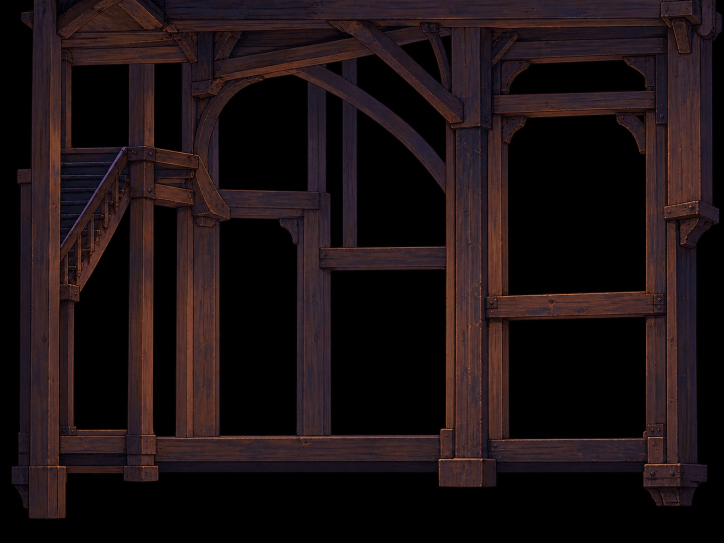
#> input picture ArtSource/Lobby/KakaoTalk_Photo_2026-10-02-14-35-49 002.jpeg, 1448 x 1086 px (shown at 1/2 size)
$ python -i key_black.py   (imports and definitions only)
#> lines starting #> are read from the running program, lines starting #| are printed output that depends on the picture; after the words box and inside, x2 and y2 are one past the last pixel; in counts of white or black regions, pixels touching at a corner belong together
"""검은 배경 이미지를 투명 PNG로 바꾼다(이미지 생성기·카카오톡 JPEG용).

사용: python3 Tools/Art/key_black.py <입력 파일 또는 폴더> <출력 폴더> [원본파일명=새이름 ...] [--solid=새이름,새이름]
  --solid: 인물·가구처럼 속이 꽉 찬 물체. 막힌 빈 곳을 크기와 상관없이 모두 불투명으로 메운다.
           (지정하지 않은 파일은 창문 구멍처럼 큰 빈 곳을 투명하게 남긴다.)
필요: pip install pillow numpy scipy

방식: 밝기(RGB 최댓값)가 CORE 이상인 부분을 몸통으로 보고 안쪽 구멍을 메운 뒤 불투명 처리하고,
그보다 어두운 가장자리는 검은 배경에서 '빛이 섞인 정도'만큼 반투명으로 되돌린다(빛 번짐 보존).
JPEG 압축 때문에 생긴 검정 근처 잡티(밝기 < NOISE)는 지운다.
"""
import sys, os, glob
import numpy as np
from PIL import Image
from scipy import ndimage as ndi

CORE = 40.0
NOISE = 10.0
MAX_HOLE = 400  # 이 픽셀 수 이하의 막힌 틈만 불투명으로 메운다


def key_black(path, solid=False):
#> called with solid = False
    rgb = np.asarray(Image.open(path).convert('RGB')).astype(np.float32)
    m = rgb.max(axis=2)
    core = m > CORE
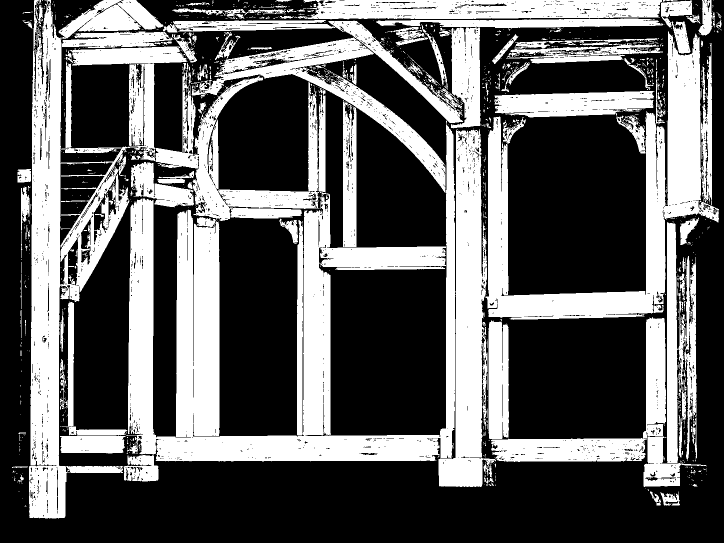
#> core: shape (1086, 1448) bool (shown at 1/2 size); 36.8% white; 1279 white regions (1128 under 20 px), largest, box (x1, y1, x2, y2) and area: (253, 126, 910, 923) 167857, (58, 0, 375, 1037) 89593, (971, 63, 1438, 640) 64520
    core = ndi.binary_closing(core, iterations=2)
#> core: shape (1086, 1448) bool; 40.1% white; 316 white regions (272 under 20 px), largest, box (x1, y1, x2, y2) and area: (24, 2, 1438, 1037) 622964, (1397, 2, 1443, 71) 1689, (1360, 435, 1398, 491) 1044
    # 몸통 안의 작은 어두운 틈만 메운다. 창문·나침반 안쪽처럼 큰 빈 곳은 투명하게 남긴다.
    holes = ndi.binary_fill_holes(core) & ~core
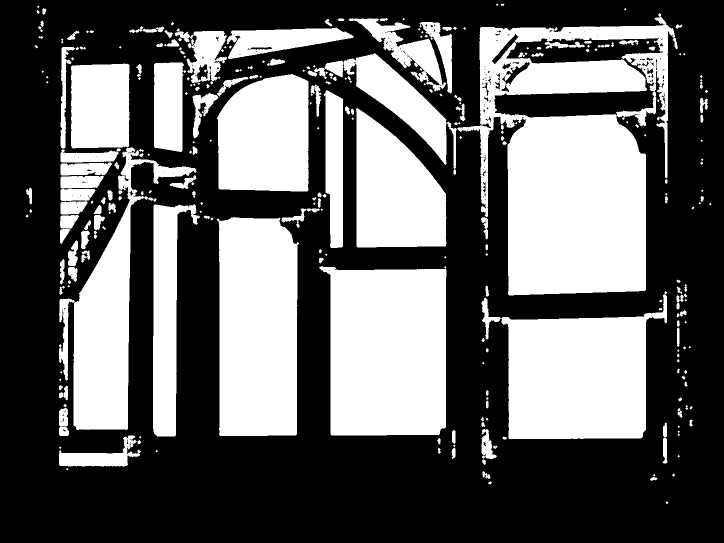
#> holes: shape (1086, 1448) bool (shown at 1/2 size); 38.9% white; 284 white regions (86 under 20 px), largest, box (x1, y1, x2, y2) and area: (894, 26, 1356, 591) 138863, (638, 532, 893, 871) 76700, (963, 588, 1334, 878) 68053
    hlab, hn = ndi.label(holes)
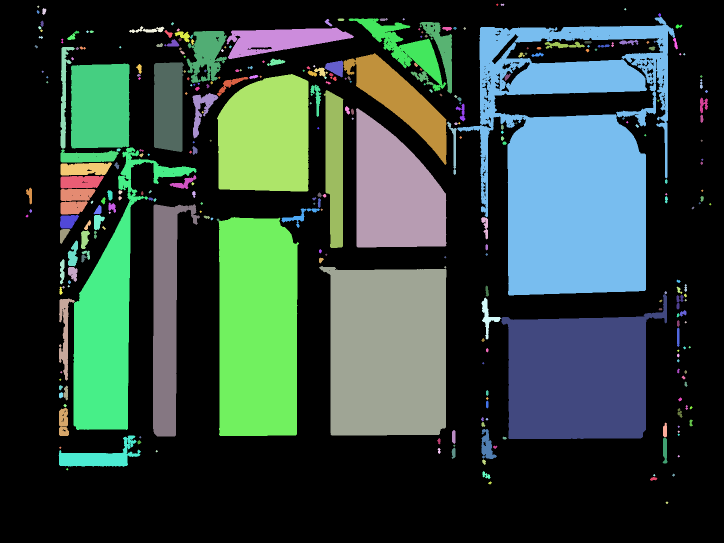
#> hlab: shape (1086, 1448) int32 (shown at 1/2 size); 315 distinct labels, from 0 to 314; one colour per label, 0 black
#> hn = 314
    if hn:
        hsizes = ndi.sum(holes, hlab, range(1, hn + 1))
#> hsizes = 314 values, max 137982 at index 7, min 13 at index 0, mean 1947
        limit = float("inf") if solid else MAX_HOLE
        core |= np.isin(hlab, np.nonzero(hsizes <= limit)[0] + 1)
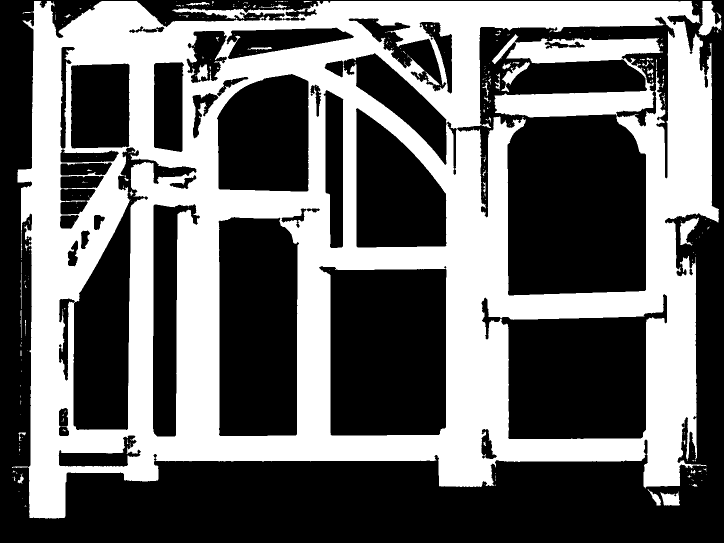
#> core: shape (1086, 1448) bool (shown at 1/2 size); 41% white; 312 white regions (268 under 20 px), largest, box (x1, y1, x2, y2) and area: (24, 2, 1438, 1037) 637531, (1397, 2, 1443, 71) 1689, (1360, 435, 1398, 491) 1044
    # 작은 잡티 덩어리 제거
    lab, n = ndi.label(core)
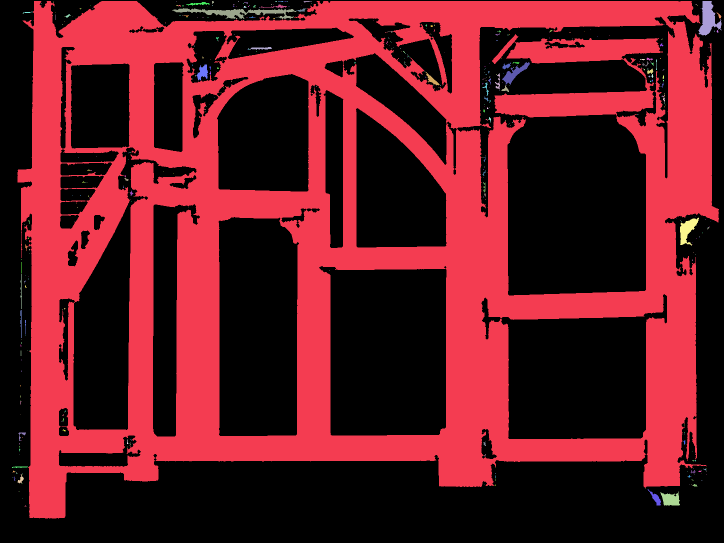
#> lab: shape (1086, 1448) int32 (shown at 1/2 size); 517 distinct labels, from 0 to 516; one colour per label, 0 black
#> n = 516
    if n:
        sizes = ndi.sum(core, lab, range(1, n + 1))
#> sizes = 516 values, max 634437 at index 0, min 1 at index 1, mean 1250.6
        core = np.isin(lab, np.nonzero(sizes >= 30)[0] + 1)
#> core: shape (1086, 1448) bool; 40.9% white; 33 white regions, largest, box (x1, y1, x2, y2) and area: (24, 2, 1438, 1037) 637042, (1397, 2, 1443, 71) 1676, (1360, 435, 1398, 491) 1043
    alpha = np.clip((m - NOISE) / (CORE - NOISE), 0, 1)
    alpha[core] = 1.0
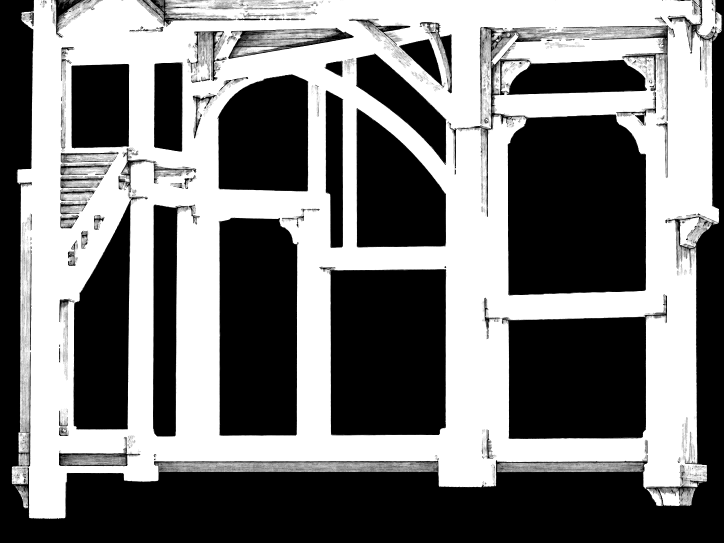
#> alpha: shape (1086, 1448) float32 (shown at 1/2 size); min 0, max 1, mean 0.471
    color = np.where(alpha[..., None] > 0, rgb / np.maximum(alpha[..., None], 1e-3), 0)
    rgba = np.dstack([np.clip(color, 0, 255), alpha * 255]).astype(np.uint8)
    # 투명한 여백을 잘라낸다(배치할 때 크기를 다루기 쉽고 텍스처도 작아진다).
    ys, xs = np.nonzero(rgba[..., 3] > 4)
    if len(xs):
        rgba = rgba[max(ys.min() - 2, 0):ys.max() + 3, max(xs.min() - 2, 0):xs.max() + 3]
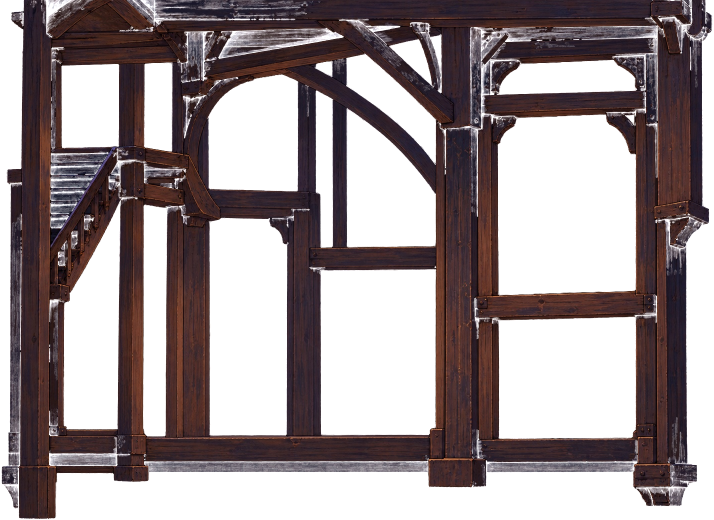
#> rgba: shape (1040, 1427, 4) (shown at 1/2 size); mean R, G, B, A 31.7, 19.7, 22.4, 127.4; transparent parts drawn white
    return Image.fromarray(rgba, 'RGBA')


def main(argv):
    if len(argv) < 2:
        print(__doc__)
        return 1
    src, out = argv[0], argv[1]
    solid = set()
    for a in argv[2:]:
        if a.startswith('--solid='):
            solid.update(x for x in a.split('=', 1)[1].split(',') if x)
    names = dict(a.split('=', 1) for a in argv[2:] if '=' in a and not a.startswith('--'))
    os.makedirs(out, exist_ok=True)
    files = sorted(glob.glob(os.path.join(src, '*'))) if os.path.isdir(src) else [src]
    for f in files:
        if not f.lower().endswith(('.png', '.jpg', '.jpeg')):
            continue
        base = os.path.basename(f)
        name = names.get(base, os.path.splitext(base)[0])
        key_black(f, solid=name in solid).save(os.path.join(out, name + '.png'))
        print(base, '->', name + '.png')
    return 0


# [2 lines not run here, left out]

>>> result = key_black('../../ArtSource/Lobby/KakaoTalk_Photo_2026-10-02-14-35-49 002.jpeg')

$ run again, on ArtSource/Lobby/KakaoTalk_Photo_2026-10-02-14-35-50 005.jpeg
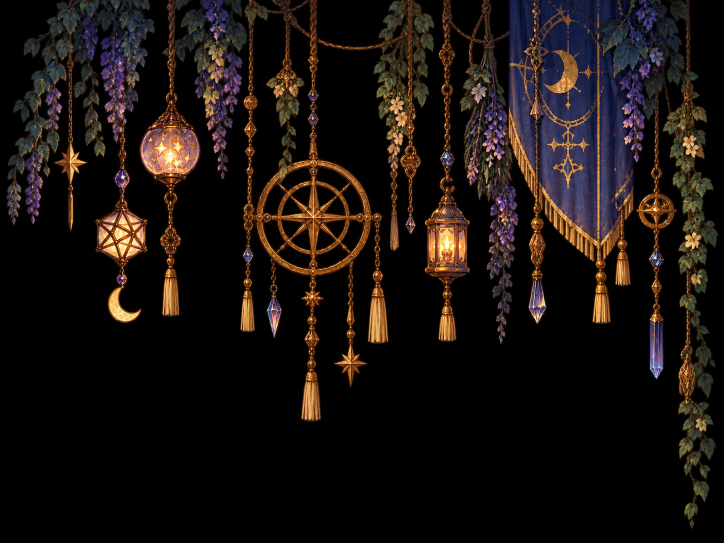
#> input picture ArtSource/Lobby/KakaoTalk_Photo_2026-10-02-14-35-50 005.jpeg, 1448 x 1086 px (shown at 1/2 size)
#> holes: shape (1086, 1448) bool; 4.4% white; 253 white regions (68 under 20 px), largest, box (x1, y1, x2, y2) and area: (501, 24, 576, 418) 19198, (576, 48, 624, 326) 8641, (984, 69, 1020, 229) 3352
#> hlab: shape (1086, 1448) int32; 259 distinct labels, from 0 to 258
#> hn = 258
#> hsizes = 258 values, max 19198 at index 14, min 13 at index 5, mean 265.7
#> in key_black, `core |= np.isin(hlab, np.nonzero(hsizes <= limit)[0] + 1)`:
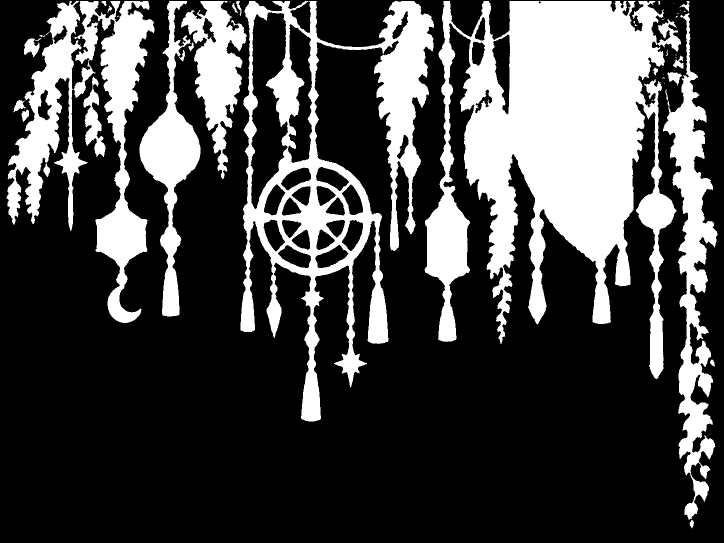
#> core: shape (1086, 1448) bool (shown at 1/2 size); 27.4% white; 51 white regions (25 under 20 px), largest, box (x1, y1, x2, y2) and area: (849, 2, 1362, 758) 196127, (481, 2, 868, 843) 90013, (1326, 26, 1435, 1040) 36100
#> lab: shape (1086, 1448) int32; 91 distinct labels, from 0 to 90
#> n = 90
#> sizes = 90 values, max 196122 at index 9, min 1 at index 5, mean 4783.2
#> in key_black, `rgba = rgba[max(ys.min() - 2, 0):ys.max() + 3, max(xs.min() - 2, 0):xs..`:
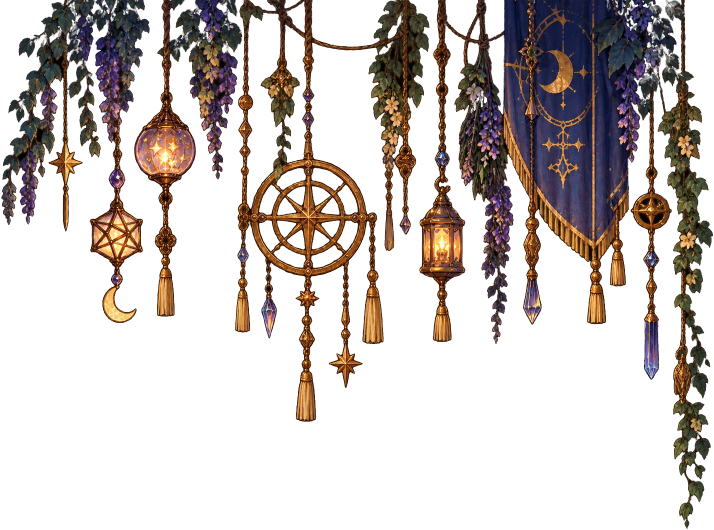
#> rgba: shape (1060, 1428, 4) (shown at 1/2 size); mean R, G, B, A 27.8, 19.8, 16.5, 77.1; transparent parts drawn white

$ run again, on ArtSource/Lobby/KakaoTalk_Photo_2026-10-02-14-35-50 006.jpeg
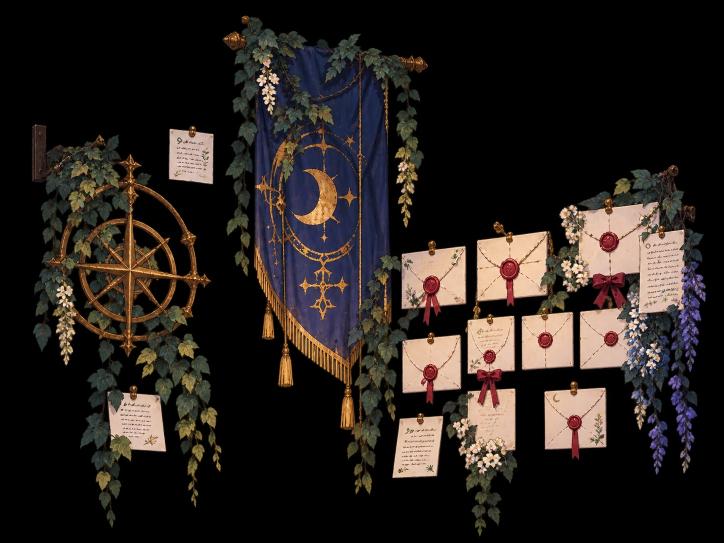
#> input picture ArtSource/Lobby/KakaoTalk_Photo_2026-10-02-14-35-50 006.jpeg, 1448 x 1086 px (shown at 1/2 size)
#> holes: shape (1086, 1448) bool; 3.1% white; 306 white regions (93 under 20 px), largest, box (x1, y1, x2, y2) and area: (264, 378, 382, 552) 7761, (774, 535, 818, 664) 2764, (134, 534, 194, 640) 2222
#> in key_black, `hlab, hn = ndi.label(holes)`:
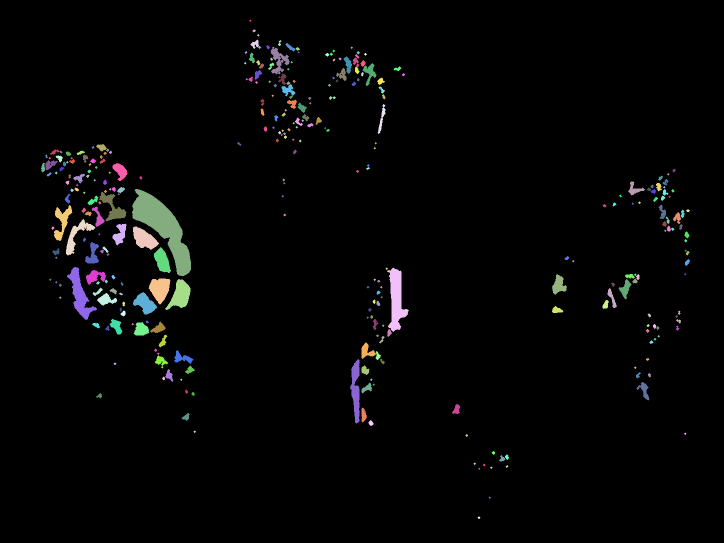
#> hlab: shape (1086, 1448) int32 (shown at 1/2 size); 318 distinct labels, from 0 to 317; one colour per label, 0 black
#> hn = 317
#> hsizes = 317 values, max 7761 at index 150, min 13 at index 0, mean 156.1
#> lab: shape (1086, 1448) int32; 81 distinct labels, from 0 to 80
#> n = 80
#> sizes = 80 values, max 221635 at index 0, min 1 at index 4, mean 7006.7
#> in key_black, `rgba = rgba[max(ys.min() - 2, 0):ys.max() + 3, max(xs.min() - 2, 0):xs..`:
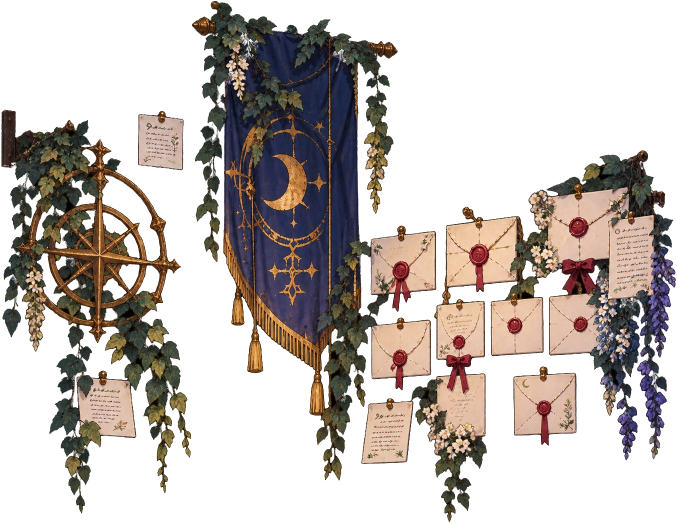
#> rgba: shape (1047, 1354, 4) (shown at 1/2 size); mean R, G, B, A 46.4, 38.8, 34.2, 103.8; transparent parts drawn white

$ run again, on ArtSource/Lobby/KakaoTalk_Photo_2026-10-02-14-35-51 009.jpeg
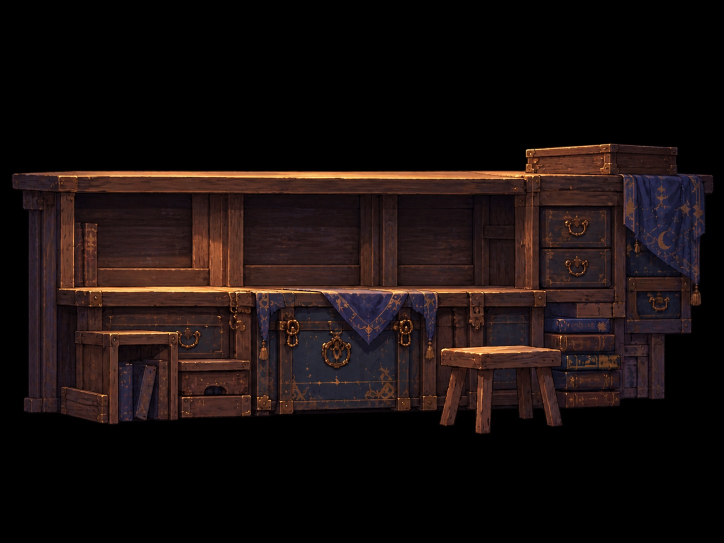
#> input picture ArtSource/Lobby/KakaoTalk_Photo_2026-10-02-14-35-51 009.jpeg, 1448 x 1086 px (shown at 1/2 size)
#> holes: shape (1086, 1448) bool; 7.8% white; 272 white regions (77 under 20 px), largest, box (x1, y1, x2, y2) and area: (461, 386, 1039, 573) 49688, (148, 383, 458, 509) 18152, (1076, 353, 1392, 626) 12113
#> hlab: shape (1086, 1448) int32; 281 distinct labels, from 0 to 280
#> hn = 280
#> hsizes = 280 values, max 49661 at index 32, min 13 at index 6, mean 440.6
#> lab: shape (1086, 1448) int32; 219 distinct labels, from 0 to 218
#> n = 218
#> sizes = 218 values, max 479428 at index 0, min 1 at index 2, mean 2317.8
#> in key_black, `rgba = rgba[max(ys.min() - 2, 0):ys.max() + 3, max(xs.min() - 2, 0):xs..`:
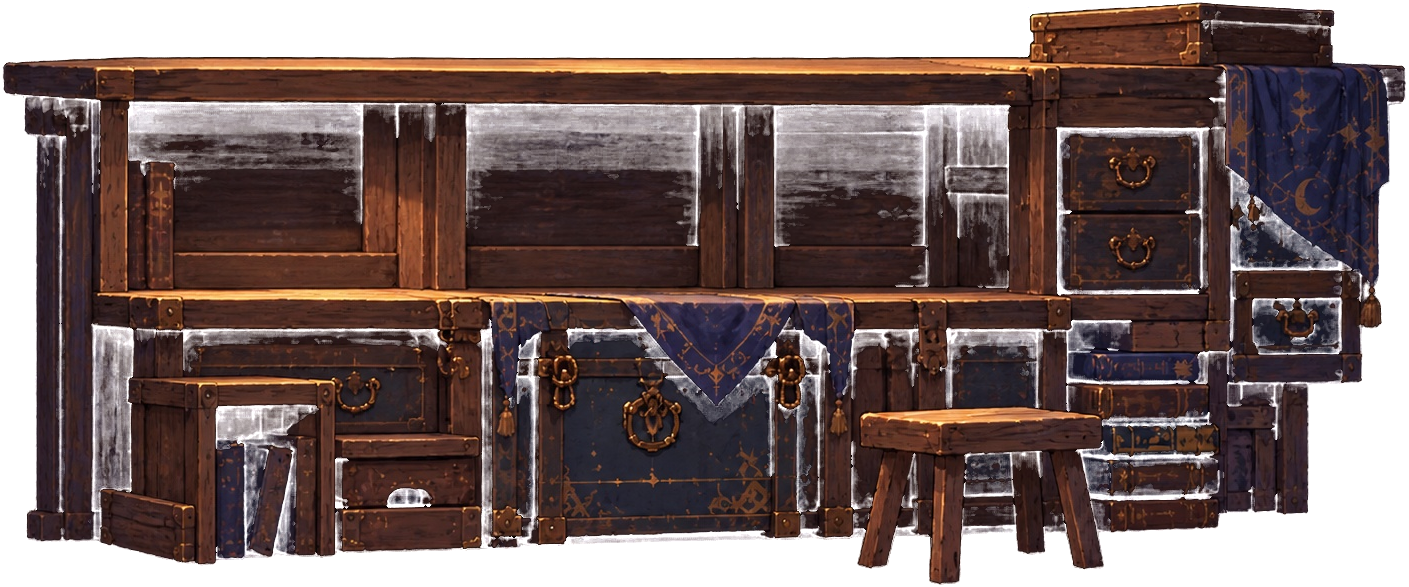
#> rgba: shape (587, 1409, 4); mean R, G, B, A 52.2, 32.2, 31, 181.8; transparent parts drawn white
